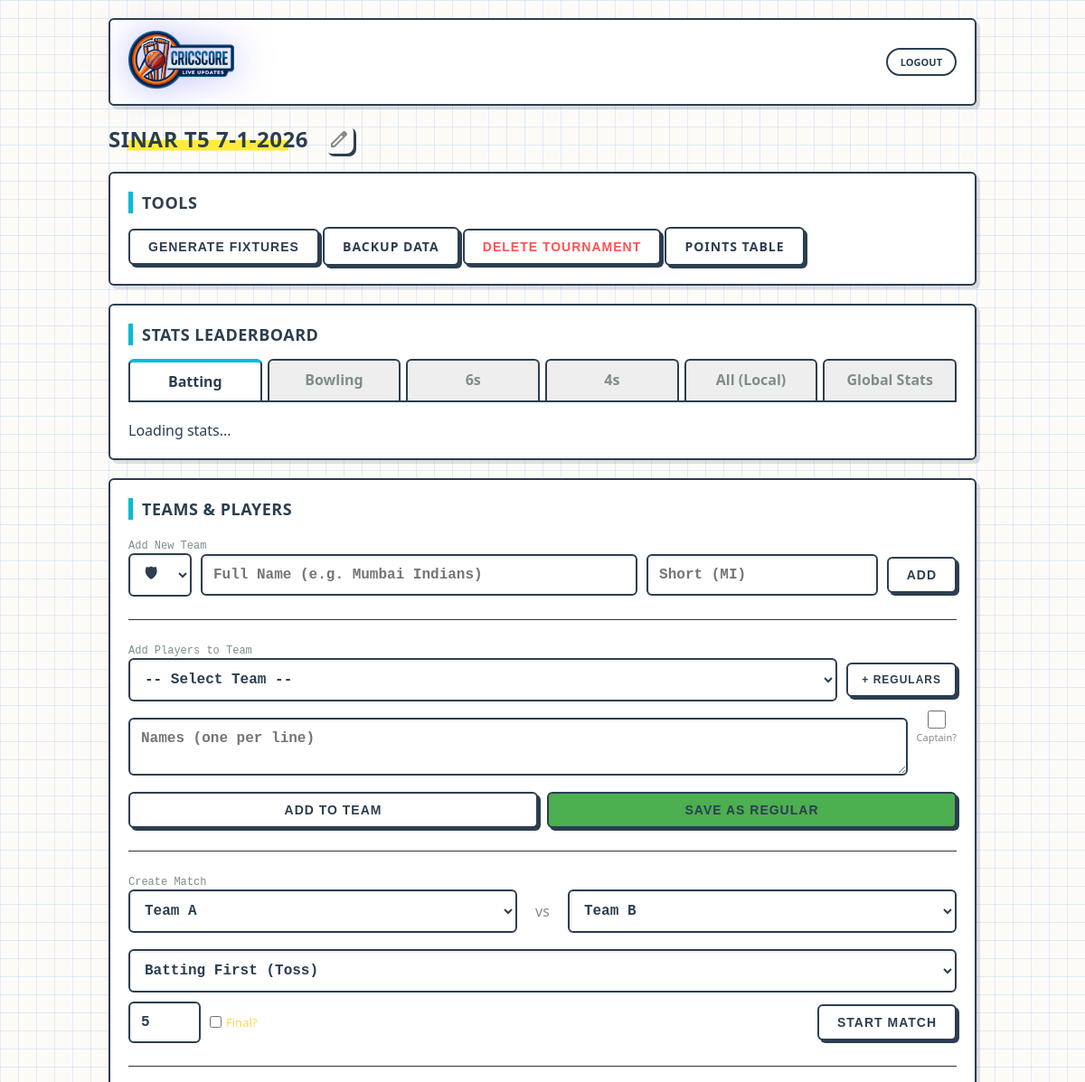
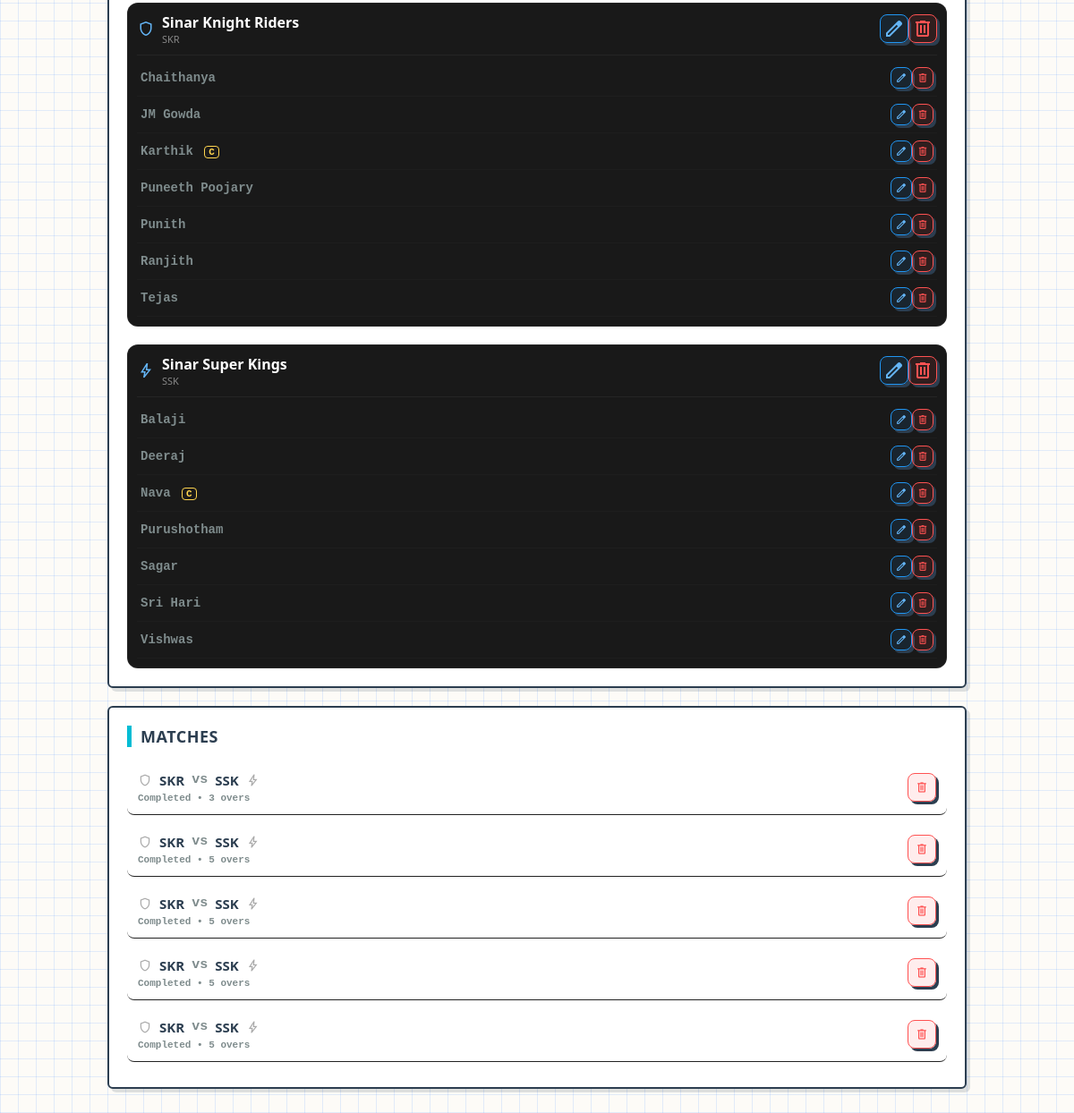
The app's page /pages/tournament.php?id=6 (signed in) with its own data (2 pictures, top to bottom).
### tables this page shows
CREATE TABLE tournaments (
  id INTEGER PRIMARY KEY AUTOINCREMENT,
  name TEXT NOT NULL,
  type TEXT NOT NULL DEFAULT 'round_robin',
  win_points INTEGER NOT NULL DEFAULT 2,
  tie_points INTEGER NOT NULL DEFAULT 1,
  nr_points  INTEGER NOT NULL DEFAULT 1,
  loss_points INTEGER NOT NULL DEFAULT 0,
  default_overs INTEGER NOT NULL DEFAULT 20,
  default_wickets INTEGER NOT NULL DEFAULT 10,
  created_at TEXT NOT NULL DEFAULT (datetime('now'))
);

CREATE TABLE teams (
  id INTEGER PRIMARY KEY AUTOINCREMENT,
  tournament_id INTEGER NOT NULL,
  name TEXT NOT NULL, short_name TEXT DEFAULT NULL, icon TEXT DEFAULT 'shield',
  UNIQUE(tournament_id, name)
);

CREATE TABLE players (
  id INTEGER PRIMARY KEY AUTOINCREMENT,
  team_id INTEGER NOT NULL,
  name TEXT NOT NULL,
  created_at TEXT NOT NULL DEFAULT (datetime('now'))
, is_captain INTEGER DEFAULT 0);

CREATE TABLE matches (
  id INTEGER PRIMARY KEY AUTOINCREMENT,
  tournament_id INTEGER,
  team_a_id INTEGER NOT NULL,
  team_b_id INTEGER NOT NULL,
  overs_limit INTEGER NOT NULL DEFAULT 20,
  wickets_limit INTEGER NOT NULL DEFAULT 10,
  status TEXT NOT NULL DEFAULT 'scheduled',
  toss_winner_team_id INTEGER,
  toss_decision TEXT, -- 'bat' or 'bowl'
  winner_team_id INTEGER,
  result_type TEXT,
  super_over INTEGER NOT NULL DEFAULT 0,
  created_at TEXT NOT NULL DEFAULT (datetime('now'))
, is_final INTEGER DEFAULT 0, man_of_match_id INTEGER DEFAULT NULL);

### api/auth.php (called while the page is built, shortened)
<?php
function auth_user(PDO $pdo): ?array {
  $uid = (int)($_SESSION['user_id'] ?? 0);
  $stmt = $pdo->prepare('SELECT id, username FROM users WHERE id=?');
  $stmt->execute([$uid]);
  $u = $stmt->fetch(PDO::FETCH_ASSOC);
  return $u ?: null;
}

### pages/tournament.php (the view, shortened to what this page needs)
<?php
require_once __DIR__ . '/../db.php';
require_once __DIR__ . '/../api/auth.php';
$id = (int)($_GET['id'] ?? 0);
$user = auth_user($pdo);
$t = $pdo->prepare('SELECT * FROM tournaments WHERE id=?');
$t->execute([$id]);
$tour = $t->fetch(PDO::FETCH_ASSOC);
$teamsStmt = $pdo->prepare('SELECT * FROM teams WHERE tournament_id=? ORDER BY name');
$teamsStmt->execute([$id]);
$teams = $teamsStmt->fetchAll(PDO::FETCH_ASSOC);
$playersByTeam = [];
$pStmt = $pdo->prepare("SELECT p.*, t.name as team_name FROM players p JOIN teams t ON p.team_id = t.id WHERE t.tournament_id=? ORDER BY p.name");
$pStmt->execute([$id]);
while($r = $pStmt->fetch(PDO::FETCH_ASSOC)){
    $playersByTeam[$r['team_id']][] = $r;
}
$matchesStmt = $pdo->prepare("
    SELECT m.*,
           ta.name as teamA, ta.short_name as teamA_short, ta.icon as teamA_icon,
           tb.name as teamB, tb.short_name as teamB_short, tb.icon as teamB_icon
    FROM matches m
    JOIN teams ta ON ta.id=m.team_a_id
    JOIN teams tb ON tb.id=m.team_b_id
    WHERE m.tournament_id=?
    ORDER BY m.id DESC
");
$matchesStmt->execute([$id]);
$matches = $matchesStmt->fetchAll(PDO::FETCH_ASSOC);
$defOvers = (int)($tour['default_overs'] ?? 20);
?>
<!doctype html>
<html>
<head>
  <link rel="stylesheet" href="../style.css"/>
</head>
<body>
<div class="wrap">
  <div class="topbar">
    <div class="brand">
      <a href="../index.php" class="brand-link">
       <img src="../assets/logo.png" alt="Logo"
          style="height:64px; filter:drop-shadow(0 0 20px rgba(99,102,241,0.5));">
      </a>
    </div>
    <div class="top-actions"><?php if ($user): ?><a class="chip" href="#" onclick="doLogout()">Logout</a><?php else: ?><a class="chip" href="login.php">Login</a><?php endif; ?></div>
  </div>
  <div style="display:flex; align-items:center; gap:10px; margin-bottom:15px;">
      <h1 style="margin:0; font-size:24px;"><?= htmlspecialchars($tour['name']) ?></h1>
      <?php if($user): ?>
      <button class="edit-btn" onclick="openEditTournament()" style="background:none; border:none; color:#888;">
          <span class="material-symbols-outlined">edit</span>
      </button>
      <?php endif; ?>
  </div>
  <div class="card">
    <h2 style="font-size:18px;">Tools</h2>
    <div class="btnrow">
      <?php if ($user): ?>
        <button type="button" onclick="generateFixtures()">Generate Fixtures</button>
        <a class="btnlink" href="../api/backup.php" target="_blank" style="text-align:center;">Backup Data</a>
        <button type="button" class="danger" onclick="deleteTournament()">Delete Tournament</button>
      <?php endif; ?>
      <a class="btnlink" href="points.php?id=<?= $id ?>">Points Table</a>
    </div>
  </div>
  <div class="card">
    <h2 style="font-size:18px;">Stats Leaderboard</h2>
    <div class="tabs">
        <div class="tab active" onclick="showStat('bat', this)">Batting</div>
        <div class="tab" onclick="showStat('bowl', this)">Bowling</div>
        <div class="tab" onclick="showStat('sixes', this)">6s</div>
        <div class="tab" onclick="showStat('fours', this)">4s</div>
        <div class="tab" onclick="showStat('all', this)">All (Local)</div>
        <div class="tab" onclick="showStat('global', this)">Global Stats</div>
    </div>
    <div id="stat-box" style="margin-top:10px;">Loading stats...</div>
  </div>
  <div class="grid">
    <div class="card">
      <h2 style="font-size:18px;">Teams & Players</h2>
      <?php if ($user): ?>
        <form id="addTeamForm" onsubmit="addTeamJS(event)" style="border-bottom:1px solid #333; padding-bottom:15px; margin-bottom:20px;">
          <label class="muted" style="font-size:12px;">Add New Team</label>
          <div class="form-row">
            <select name="icon" style="width:70px; padding:12px;">
                <option value="shield">🛡</option>
            </select>
            <input type="text" name="names" placeholder="Full Name (e.g. Mumbai Indians)" required style="flex:2;">
            <input type="text" name="short_name" placeholder="Short (MI)" maxlength="4" style="flex:1;">
            <button style="width:auto;">Add</button>
          </div>
        </form>
        <form id="addPlayerForm" onsubmit="addPlayersJS(event)" style="margin-bottom:20px; border-bottom:1px solid #333; padding-bottom:15px;">
            <label class="muted" style="font-size:12px;">Add Players to Team</label>
            <div class="form-row">
                <select id="sel-team-add" name="team_id" required style="flex:1;"><option value="">-- Select Team --</option></select>
                <button type="button" onclick="toggleRegulars()" style="width:auto; padding:10px 15px; font-size:12px;">+ Regulars</button>
            </div>
            <div class="form-row" style="align-items:flex-start;">
                <textarea name="names" id="p-names" rows="2" placeholder="Names (one per line)" required style="flex:1;"></textarea>
                <label style="display:flex; flex-direction:column; align-items:center; font-size:11px; color:#888;">
                    <input type="checkbox" name="is_captain" value="1" style="width:20px; height:20px; margin-bottom:2px;">
                    Captain?
                </label>
            </div>
            <div class="form-row">
                <button class="secondary" style="flex:1;">Add to Team</button>
                <button type="button" onclick="saveAsRegular()" style="background:#4caf50; flex:1;">Save as Regular</button>
            </div>
        </form>
        <form method="post" action="../api/match_create.php" onsubmit="return submitForm(event,this, res=>{ location.href='match.php?id='+res.match_id; })" style="margin-bottom:15px; border-bottom:1px solid #333; padding-bottom:15px;">
            <label class="muted" style="font-size:12px;">Create Match</label>
            <div class="form-row">
                <select name="team_a_id" required style="flex:1;"><option value="">Team A</option></select>
                <div style="padding:10px; color:#888;">vs</div>
                <select name="team_b_id" required style="flex:1;"><option value="">Team B</option></select>
            </div>
            <select name="batting_first_team_id" required style="margin-bottom:10px;"><option value="">Batting First (Toss)</option></select>
            <div class="form-row">
                <input type="number" name="overs_limit" value="<?= $defOvers ?>" placeholder="Overs" style="width:80px;">
                <label style="display:flex; align-items:center; gap:5px; font-size:13px; color:#ffd54f; flex:1;">
                    <input type="checkbox" name="is_final" value="1" style="width:auto;"> Final?
                </label>
                <button style="margin-left:auto;">Start Match</button>
            </div>
        </form>
      <?php endif; ?>
      <div id="teams-list-container">
      <?php foreach($teams as $tm): ?>
        <div style="margin-top:20px; background:rgba(0,0,0,0.9); border-radius:12px; padding:10px; border:1px solid rgba(255,255,255,0.05);" id="team-block-<?= $tm['id'] ?>">
            <div style="display:flex; align-items:center; justify-content:space-between; margin-bottom:10px;">
                <div style="display:flex; align-items:center; gap:8px;">
                    <span class="material-symbols-outlined" style="font-size:20px; color:#64b5f6;"><?= $tm['icon'] ?? 'shield' ?></span>
                    <div>
                        <div style="font-weight:700; color:#fff;"><?= htmlspecialchars($tm['name']) ?></div>
                        <div style="font-size:11px; color:#888;"><?= htmlspecialchars($tm['short_name'] ?? '') ?></div>
                    </div>
                </div>
                <?php if($user): ?>
                    <div style="display:flex;">
                        <button class="edit-btn" onclick="openEditTeam(<?= $tm['id'] ?>, '<?= htmlspecialchars(addslashes($tm['name'])) ?>', '<?= htmlspecialchars($tm['short_name'] ?? '') ?>', '<?= htmlspecialchars($tm['icon'] ?? 'shield') ?>')">
                            <span class="material-symbols-outlined">edit</span>
                        </button>
                        <button class="del-btn" onclick="deleteTeam(<?= $tm['id'] ?>)">
                            <span class="material-symbols-outlined">delete</span>
                        </button>
                    </div>
                <?php endif; ?>
            </div>
            <div id="team-players-<?= $tm['id'] ?>" style="border-top:1px solid rgba(255,255,255,0.05); padding-top:5px;">
            <?php if(isset($playersByTeam[$tm['id']])): ?>
                <?php foreach($playersByTeam[$tm['id']] as $p): ?>
                    <div id="p-row-<?= $p['id'] ?>" style="display:flex; justify-content:space-between; align-items:center; padding: 8px 4px; border-bottom: 1px solid rgba(255,255,255,0.02);">
                        <a href="player.php?id=<?= $p['id'] ?>" class="muted" style="text-decoration:none; color:inherit; font-size:14px;">
                            <?= htmlspecialchars($p['name']) ?>
                            <?php if(isset($p['is_captain']) && $p['is_captain']) echo '<span style="color:#ffd54f; font-weight:bold; font-size:11px; margin-left:4px; border:1px solid #ffd54f; border-radius:4px; padding:0 4px;">C</span>'; ?>
                        </a>
                        <?php if($user): ?>
                            <div style="display:flex; align-items:center;">
                                <button class="edit-btn" style="width:24px; height:24px; min-width:24px;" onclick="openEditPlayer(<?= $p['id'] ?>, '<?= htmlspecialchars(addslashes($p['name'])) ?>', <?= $tm['id'] ?>, <?= isset($p['is_captain']) ? $p['is_captain'] : 0 ?>)">
                                    <span class="material-symbols-outlined" style="font-size:14px;">edit</span>
                                </button>
                                <button class="del-btn" style="width:24px; height:24px; min-width:24px;" onclick="deletePlayer(<?= $p['id'] ?>)">
                                    <span class="material-symbols-outlined" style="font-size:14px;">delete</span>
                                </button>
                            </div>
                        <?php endif; ?>
                    </div>
                <?php endforeach; ?>
            <?php else: ?>
                <div class="muted" style="font-size:12px; padding:5px;">No players added yet.</div>
            <?php endif; ?>
            </div>
        </div>
      <?php endforeach; ?>
      </div>
    </div>
    <div class="card">
      <h2 style="font-size:18px;">Matches</h2>
      <div>
        <?php foreach($matches as $m): ?>
          <div class="match-item">
            <a class="match-link" href="match.php?id=<?= (int)$m['id'] ?>">
                <div style="display:flex; align-items:center; gap:8px;">
                    <span class="material-symbols-outlined" style="font-size:16px; color:#aaa;"><?= $m['teamA_icon'] ?: 'shield' ?></span>
                    <b><?= htmlspecialchars($m['teamA_short'] ?: $m['teamA']) ?></b>
                    <span class="muted">vs</span>
                    <b><?= htmlspecialchars($m['teamB_short'] ?: $m['teamB']) ?></b>
                    <span class="material-symbols-outlined" style="font-size:16px; color:#aaa;"><?= $m['teamB_icon'] ?: 'shield' ?></span>
                </div>
                <div class="muted" style="font-size:11px; margin-top:4px;"><?= $m['status'] === 'completed' ? 'Completed' : 'Live' ?> &bull; <?= (int)$m['overs_limit'] ?> overs</div>
            </a>
            <?php if ($user): ?>
                <button class="del-btn" onclick="deleteMatch(<?= (int)$m['id'] ?>)" title="Delete Match">
                    <span class="material-symbols-outlined" style="font-size:16px;">delete</span>
                </button>
            <?php endif; ?>
          </div>
        <?php endforeach; ?>
      </div>
    </div>
  </div>
</div>
</body>
</html>

### records on screen
tournaments: name "SINAR T5 7-1-2026", overs_limit "5"
teams: name "Sinar Knight Riders", short_name "SKR"
players: name "Chaithanya"
players: name "JM Gowda"
players: name "Karthik", is_captain "C"
players: name "Puneeth Poojary"
players: name "Punith"
players: name "Ranjith"
players: name "Tejas"
teams: name "Sinar Super Kings", short_name "SSK"
players: name "Balaji"
players: name "Deeraj"
players: name "Nava", is_captain "C"
players: name "Purushotham"
players: name "Sagar"
players: name "Sri Hari"
players: name "Vishwas"
matches: teamA "SKR", teamB "SSK", status "Completed", overs_limit "3"
matches: teamA "SKR", teamB "SSK", status "Completed", overs_limit "5"
matches: teamA "SKR", teamB "SSK", status "Completed", overs_limit "5"
matches: teamA "SKR", teamB "SSK", status "Completed", overs_limit "5"
matches: teamA "SKR", teamB "SSK", status "Completed", overs_limit "5"
